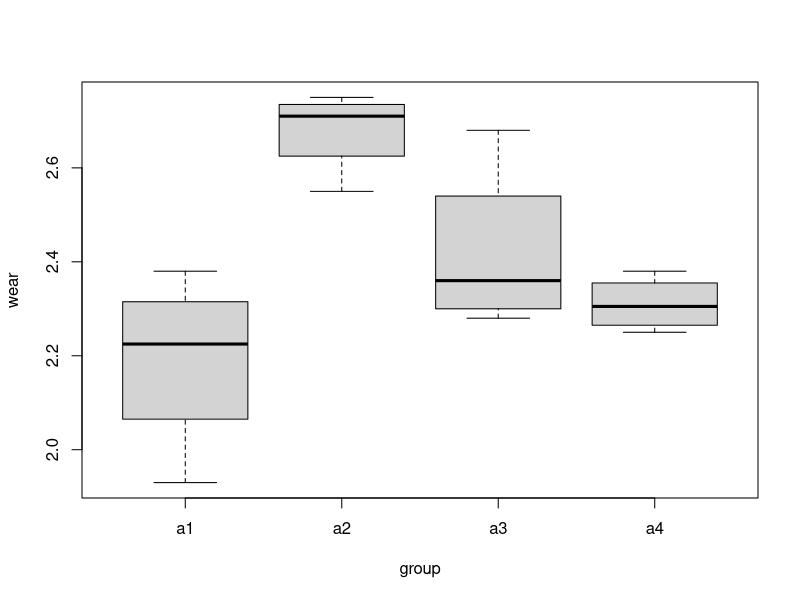

R code for this plot:
# ============================================================
# 실험계획과 응용 Chapter 3: 일원배치법 (One-Way ANOVA)
# ============================================================

# ------------------------------------------------------------
# [1단계] 데이터 정의 및 전처리
# ------------------------------------------------------------

# 1. 인자 수준(Factor Level)별 반응치(마모량 등) 벡터 생성
# 각 수준(a1, a2, a3, a4)에서 4회씩 반복 측정(총 N=16)
a1 = c(1.93, 2.38, 2.20, 2.25) # 수준 a1의 데이터 (4개)
a2 = c(2.55, 2.72, 2.75, 2.70) # 수준 a2의 데이터 (4개)
a3 = c(2.40, 2.68, 2.32, 2.28) # 수준 a3의 데이터 (4개)
a4 = c(2.33, 2.38, 2.28, 2.25) # 수준 a4의 데이터 (4개)

# 2. 모든 반응치 데이터를 하나의 단일 벡터로 통합 (총 16개 데이터)
wear = c(a1, a2, a3, a4)

# 3. 요인 수준 이름 라벨링 준비
group = c("a1", "a2", "a3", "a4")

# 4. 각 수준별 라벨을 데이터 개수에 맞춰 반복 생성
# rep(x, times): x의 각 요소를 times에 지정된 횟수만큼 반복
# c(4, 4, 4, 4) -> "a1" 4번, "a2" 4번, "a3" 4번, "a4" 4번 반복
group <- rep(group, c(4, 4, 4, 4))

# 5. 분석용 데이터 프레임(Data Frame) 생성
wear.dat <- data.frame(group, wear)

# 6. 메모리 로드 (data.frame 변수를 직접 참조 가능하게 지정)
# 주의: 작업 완료 후에는 detach(wear.dat) 실행을 권장합니다.
attach(wear.dat)


# ------------------------------------------------------------
# [2단계] 기술통계량 확인 및 데이터 시각화
# ------------------------------------------------------------

# 7. 그룹별 합계 및 평균 계산
# tapply(반응변수, 그룹변수, 적용함수)
tapply(wear, group, sum)  # 각 수준(a1~a4)별 마모량 합계 (Ti.)
tapply(wear, group, mean) # 각 수준(a1~a4)별 마모량 평균 (y_bar i.)

# 8. 전체 데이터의 총합(T..) 및 총평균(y_bar ..) 산출
sum(wear)
mean(wear)

# 9. 그룹별 분포 시각화 (상자수염그림, Boxplot)
# 요인(group) 수준에 따른 마모량(wear)의 중앙값, 흩어짐 정도, 이상치 확인
boxplot(wear ~ group)


# ------------------------------------------------------------
# [3단계] 분산분석(ANOVA) 수행 및 해석
# ------------------------------------------------------------

# 10. 일원배치 분산분석(ANOVA) 모델 적합
# 귀무가설(H0): 모든 수준의 평균은 같다. (μ1 = μ2 = μ3 = μ4)
# 대립가설(H1): 적어도 하나의 수준의 평균은 다르다.
aov.out = aov(wear ~ group, data=wear.dat)

# 11. 분산분석표(ANOVA Table) 출력
# 자유도(Df), 제곱합(Sum Sq), 평균제곱(Mean Sq), F-값, p-value 확인
summary(aov.out)

# 12. F-분포의 이론적 기각역(Critical Value) 산출
# qf(p, df1, df2): 유의수준 α = 0.01 (1 - 0.99) 기준 임계값 계산
# df1 = 처리 자유도(k-1 = 3), df2 = 오차 자유도(N-k = 12)
qf(0.99, df1=3, df2=12)

# 13. F 통계량에 따른 p-value(유의확률) 직접 계산 연습
# pf(q, df1, df2, lower.tail=FALSE): P(X > q) 영역의 넓이를 산출
pf(5.95, df1=3, df2=12, lower.tail=F)   # 임계치(5.95) 근처에서의 p-value
pf(8.785, df1=3, df2=12, lower.tail=F)  # 실제 ANOVA에서 얻은 F값(8.785)의 p-value
# -> p-value(약 0.0024) < α(0.01) 이므로, 유의수준 1%에서 귀무가설을 기각함


# ------------------------------------------------------------
# [4단계] 가정 검정 및 추가 일원배치 검정
# ------------------------------------------------------------

# 14. 일원배치 평균 비교 검정 (oneway.test)
# var.equal = TRUE: 각 그룹의 분산이 서로 같다는 '등분산성 가정'하에 검정 수행
# (aov() 함수 결과 및 F-검정 수치와 동일한 p-value 결과 제공)
oneway.test(wear ~ group, var.equal = TRUE)

# 15. 바틀렛 등분산 검정 (Bartlett's Test for Homogeneity of Variances)
# 분산분석(ANOVA)의 기본 전제 조건인 '각 그룹의 분산이 동일한가'를 검정
# 귀무가설(H0): 모든 집단의 분산이 같다. (σ1² = σ2² = σ3² = σ4²)
# 대립가설(H1): 적어도 한 집단의 분산은 다르다.
# -> p-value가 0.05보다 크면 등분산 가정을 만족하여 ANOVA 결과를 신뢰할 수 있음
bartlett.test(wear ~ group, data=wear.dat)
